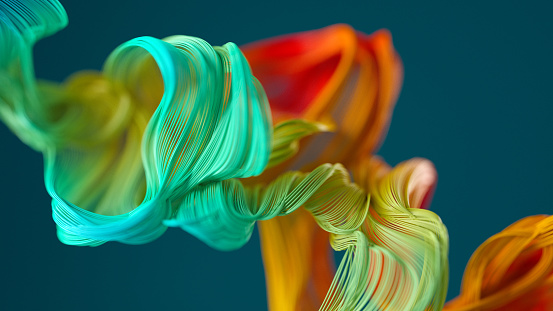
#> input picture img.jpg, 553 x 311 px
$ python main.py
#> lines starting #> are read from the running program, lines starting #| are printed output that depends on the picture
import cv2

img = cv2.imread("img.jpg")
#> img is the input picture: shape (311, 553, 3); mean B, G, R 74, 104.7, 61.5
print(img.shape)
#| (311, 553, 3)

img_resize = cv2.resize(img, (640,480))
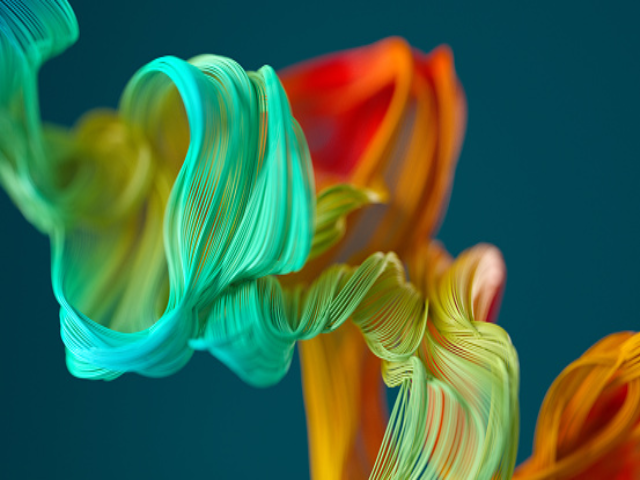
#> img_resize: shape (480, 640, 3); mean B, G, R 74, 104.6, 61.4
print(img_resize.shape)
#| (480, 640, 3)

img_cropping = img_resize[0:120,480:640] #y=0-120, x=480-640
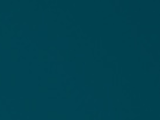
#> img_cropping: shape (120, 160, 3); mean B, G, R 81.5, 66.8, 0.7
print(img_cropping.shape)
#| (120, 160, 3)

cv2.imshow("img", img)
cv2.imshow("Resize", img_resize)
cv2.imshow("cropping", img_cropping)
cv2.waitKey(0)
